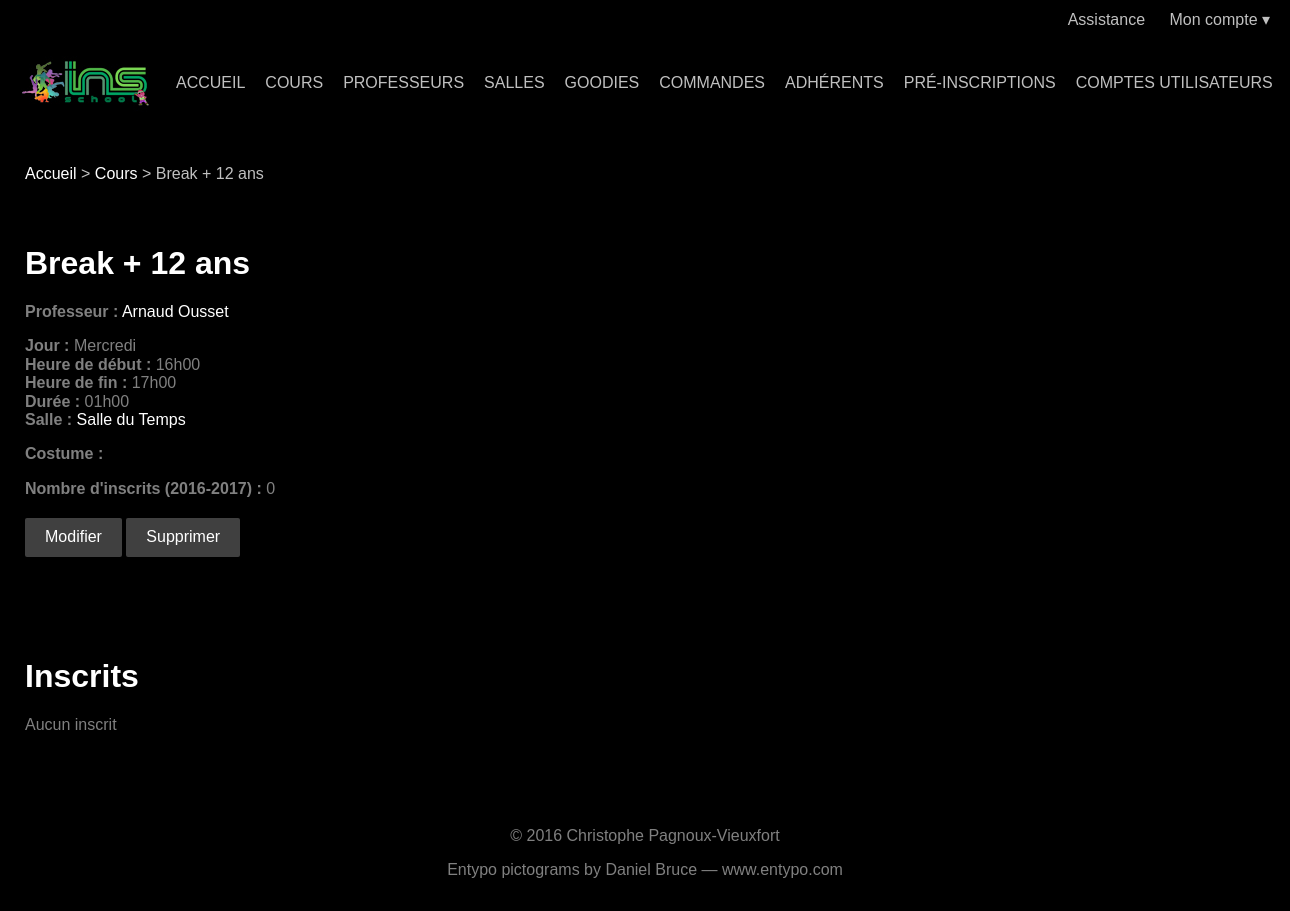
/entity.php?table=lesson&id=13 (signed in), run on the app's committed database.
### tables this page shows
CREATE TABLE `lesson` (
  `lesson_id` tinyint(3) UNSIGNED NOT NULL,
  `title` varchar(50) NOT NULL,
  `teacher_id` tinyint(3) UNSIGNED DEFAULT NULL,
  `day` enum('MONDAY','TUESDAY','WEDNESDAY','THURSDAY','FRIDAY') DEFAULT NULL,
  `start_time` time DEFAULT NULL,
  `end_time` time DEFAULT NULL,
  `room_id` tinyint(3) UNSIGNED DEFAULT NULL,
  `costume` tinytext
);

CREATE TABLE `room` (
  `room_id` tinyint(3) UNSIGNED NOT NULL,
  `name` varchar(50) NOT NULL,
  `address` varchar(255) DEFAULT NULL,
  `postal_code` char(5) DEFAULT NULL,
  `city` varchar(50) DEFAULT NULL
);

### views/lesson.html.php (the view, shortened to what this page needs)
<ol class="breadcrumb">
  <li><?php link_home() ?></li>
  <li><?php link_table('lesson') ?></li>
  <li><?php echo $row['title'] ?></li>
</ol>
<div class="container">
  <h1><?php echo $row['title'] ?></h1>
  <p>
    <span class="attribute-name">Professeur :</span>
    <?php if ($row['teacher_id'] != NULL): ?>
      <?php echo link_entity('teacher', $row['teacher_id'], get_name('teacher', $row['teacher_id'])) ?>
    <?php endif ?>
  </p>
  <p>
    <span class="attribute-name">Jour :</span>
    <?php echo eval_enum($row['day']) ?><br>
    <span class="attribute-name">Heure de début :</span>
    <?php echo format_time($row['start_time']) ?><br>
    <span class="attribute-name">Heure de fin :</span>
    <?php echo format_time($row['end_time']) ?><br>
    <span class="attribute-name">Durée :</span>
    <?php echo duration($row['start_time'], $row['end_time']) ?><br>
    <span class="attribute-name">Salle :</span>
    <?php if ($row['room_id'] != NULL): ?>
      <?php echo link_entity('room', $row['room_id'], get_entity_name('room', $row['room_id'])) ?>
    <?php endif ?>
  </p>
  <p>
    <span class="attribute-name">Costume :</span><br>
  </p>
  <p>
    <span class="attribute-name">Nombre d'inscrits (<?php echo current_season() ?>) :</span>
    <?php echo lesson_registrant_count($row['lesson_id'], current_season()) ?>
  </p>
  <ul class="action-links">
    <li><?php link_modify_entity('lesson', $row['lesson_id']) ?></li>
    <li><?php link_delete_entity('lesson', $row['lesson_id']) ?></li>
  </ul>
</div>

### src/util.php (shortened to what this page needs)
<?php
function link_home()
{
	echo '<a href="index.php">Accueil</a>';
}
function link_table($table)
{
	$label = '';
	switch ($table) {
	case 'goody':
		$label = 'Goodies';
		break;
	case 'lesson':
		$label = 'Cours';
		break;
	case 'member':
		$label = 'Adhérents';
		break;
	case 'order':
		$label = 'Commandes';
		break;
	case 'pre_registration':
		$label = 'Pré-inscriptions';
		break;
	case 'room':
		$label = 'Salles';
		break;
	case 'teacher':
		$label = 'Professeurs';
		break;
	case 'user':
		$label = 'Comptes utilisateurs';
		break;
	}
	echo '<a href="overview.php?table=' . $table . '">' . $label . '</a>';
}
function link_entity($table, $id, $label = null)
{
	if (isset($label))
		echo '<a href="entity.php?table=' . $table . '&amp;id=' . $id .
		     '">' . $label . '</a>';
	else
		echo '<a class="button" href="entity.php?table=' . $table .
		     '&amp;id=' . $id . '">+ d\'infos</a>';
}
function link_modify_entity($table, $id)
{
	echo '<a class="button" href="entity.php?action=modify&amp;table=' .
	     $table . '&amp;id=' . $id . '">Modifier</a>';
}
function link_delete_entity($table, $id)
{
	echo '<a class="button" href="entity.php?action=delete&amp;table=' .
	     $table . '&amp;id=' . $id .
	     '" onclick="return confirm(\'Êtes-vous sûr(e) ?\')">Supprimer</a>';
}
function link_send_ticket()
{
	echo '<a href="send_ticket.php">Assistance</a>';
}
function html_encode_strings($array)
{
	return $array;
}
function current_season()
{
	return (date('Y') - 1) . '-' . date('Y');
}
function duration($start_time, $end_time)
{
	list($start_hour, $start_minute) = sscanf($start_time, '%d:%d');
	list($end_hour, $end_minute) = sscanf($end_time, '%d:%d');
	$hour_restraint = 0;
	$minute = $end_minute - $start_minute;
	$hour = $end_hour - $start_hour - $hour_restraint;
	return sprintf('%02d', $hour) . 'h' . sprintf('%02d', $minute);
}
function eval_enum($value)
{
	$result = '';
	switch ($value) {
	case 'WEDNESDAY':
		$result = 'Mercredi';
		break;
	}
	return $result;
}
function format_time($time)
{
	list($hour, $minute) = sscanf($time, '%d:%d');
	return sprintf('%02d', $hour) . 'h' . sprintf('%02d', $minute);
}
function get_entity_name($table, $id)
{
	$link = connect_database();
	$query = 'SELECT name FROM `' . $table . '` WHERE ' . $table .
		 '_id = ' . $id;
	if (!$result = mysqli_query($link, $query)) {
		sql_error($link, $query);
		exit;
	}
	$row = mysqli_fetch_assoc($result);
	$row = html_encode_strings($row);
	return $row['name'];
}
function get_name($table, $id)
{
	$link = connect_database();
	$query = 'SELECT first_name, last_name FROM `' . $table . '` WHERE ' .
		 $table . '_id = ' . $id;
	if (!$result = mysqli_query($link, $query)) {
		sql_error($link, $query);
		exit;
	}
	$row = mysqli_fetch_assoc($result);
	$row = html_encode_strings($row);
	return $row['first_name'] . ' ' . $row['last_name'];
}
function lesson_registrant_count($lesson_id, $season)
{
	$link = connect_database();
	$query = 'SELECT COUNT(*) FROM registration_detail ' .
		 'INNER JOIN registration ' .
		 'ON registration.registration_id = ' .
		 'registration_detail.registration_id ' .
		 'WHERE registration_detail.lesson_id = ' . $lesson_id .
		 ' AND registration.season = "' . $season . '"';
	if (!$result = mysqli_query($link, $query)) {
		sql_error($link, $query);
		exit;
	}
	$row = mysqli_fetch_row($result);
	return $row[0];
}

### public/css/main.css (style rules this page uses)
body { background-attachment: fixed; background-color: #000000; background-image: url('../img/background.jpg'); background-position: center top; color: #808080; }
a { color: #ffffff; text-decoration: none; }
h1, h2 { color: #ffffff; }
input[type=submit], .button { background-color: #404040; border: none; border-radius: 2px; color: #ffffff; display: inline-block; }
input[type=submit], .button { padding: 10px 20px; }
.attribute-name { font-weight: bold; }
.dropdown-menu, .navbar ul, .breadcrumb, .pagination ul, .action-links { margin: 0; padding: 0; }
.navbar, .breadcrumb, .container, .super-container, .footer-container { box-sizing: border-box; margin: auto; width: 1280px; }
.navbar li a { display: inline-block; float: left; padding: 0 10px; }
.utility-bar a, .dropdown-toggle, .navbar li a { color: #c0c0c0; }
.breadcrumb { color: #c0c0c0; margin-bottom: 20px; padding: 0 20px; }
.breadcrumb li { display: inline; }
.breadcrumb li::before { content: '> '; }
.breadcrumb li:first-child::before { content: none; }
.container { background-color: #000000; margin-bottom: 20px; padding: 20px; }
.action-links { margin-bottom: 20px; margin-top: 20px; }
.action-links li { display: inline; }

### public/css/footer.css (style rules this page uses)
html { min-height: 100%; position: relative; }
body { margin-bottom: 140px; }

### data on the page
lesson: title "Break + 12 ans", day "Mercredi", start_time "16h00", end_time "17h00", duration($row['start_time'], $row['end_time']) "01h00"
room: name "Salle du Temps"

### other printed values
$label "COURS PROFESSEURS SALLES GOODIES COMMANDES ADHÉRENTS PRÉ-INSCRIPTIONS COMPTES UTILISATEURS Cours"
$label "Arnaud Ousset"
current_season() "2016-2017"
lesson_registrant_count($row['lesson_id'], current_season()) "0"
